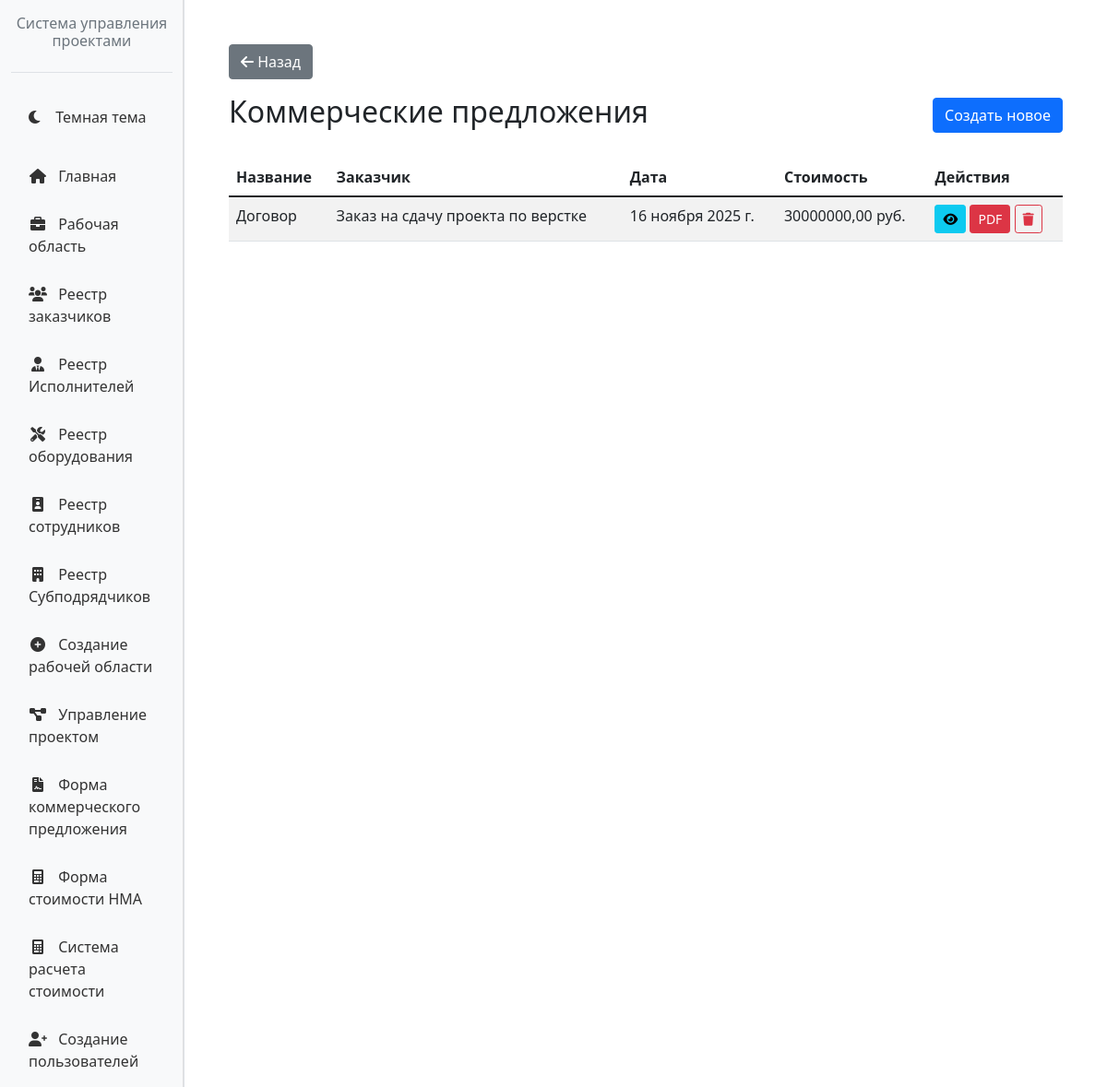
Page /commercial/ on the earlier database version.
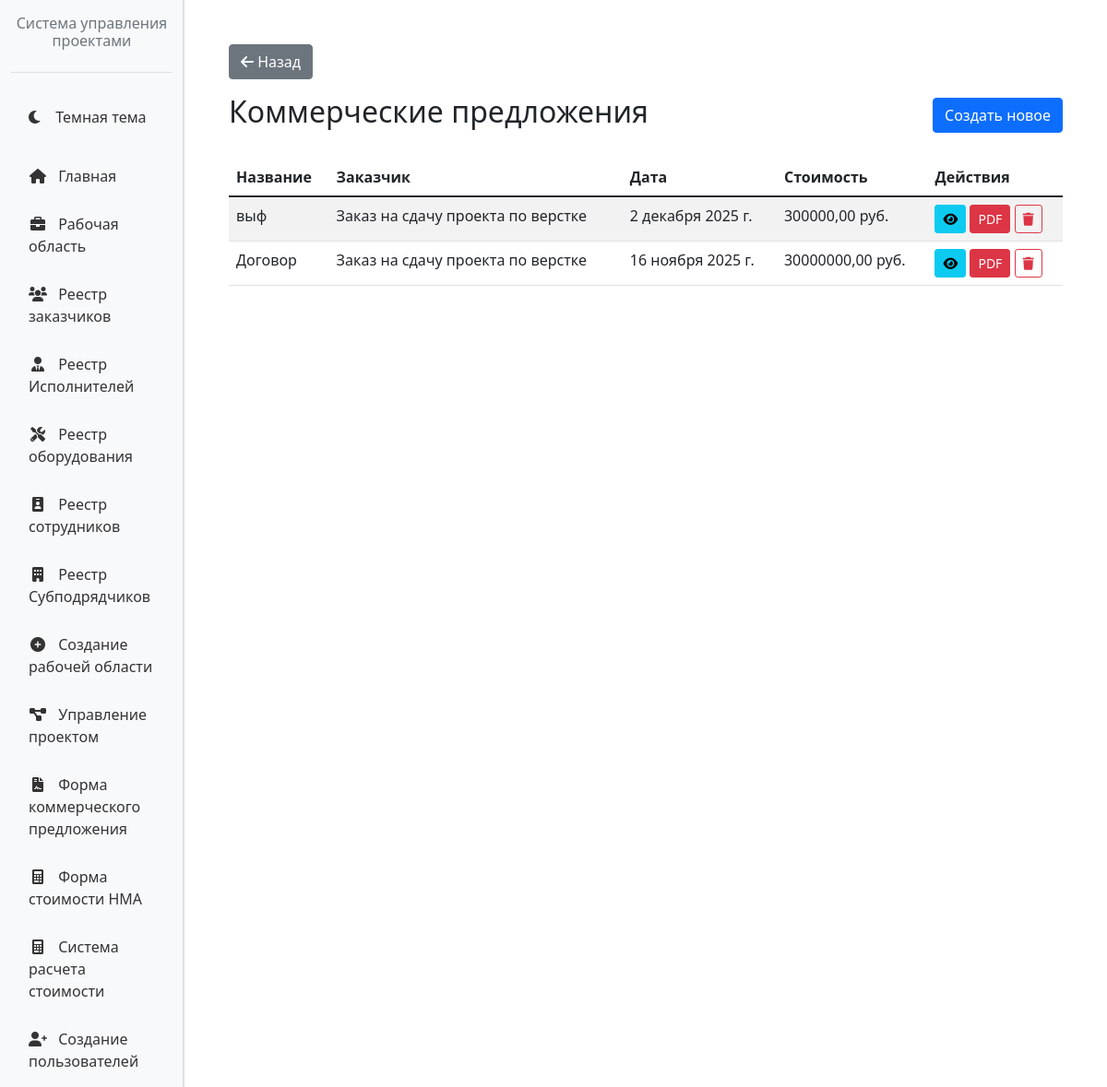
Same page on the later database version.
### commercial_proposal/models.py (models this page shows, shortened)
class CommercialProposal(models.Model):
    title = models.CharField(max_length=200, verbose_name="Название документа")
    customer = models.ForeignKey(Customer, on_delete=models.CASCADE, verbose_name="Заказчик")
    creation_date = models.DateField(auto_now_add=True, verbose_name="Дата формирования")
    technical_spec = models.TextField(verbose_name="Техническое задание")
    total_cost = models.DecimalField(max_digits=12, decimal_places=2, verbose_name="Итоговая стоимость")
    manager_position = models.CharField(max_length=100, verbose_name="Должность руководителя")
    manager_name = models.CharField(max_length=100, verbose_name="ФИО руководителя")
    manager_email = models.EmailField(verbose_name="Email руководителя")
    class Meta:
        verbose_name = "Коммерческое предложение"
        verbose_name_plural = "Коммерческие предложения"

### customers/models.py (models this page shows, shortened)
class Customer(models.Model):
    CUSTOMER_TYPES = (
        ('individual', 'Физическое лицо'),
        ('entrepreneur', 'Индивидуальный предприниматель'),
        ('legal', 'Юридическое лицо'),
    )
    inn = models.CharField('ИНН', max_length=12, unique=True)
    customer_type = models.CharField(
        'Тип Заказчика',
        max_length=20,
        choices=CUSTOMER_TYPES
    )
    name = models.CharField(
        'Название',
        max_length=255,
        blank=True,
        null=True
    )
    full_name = models.CharField('ФИО', max_length=255)
    email = models.EmailField('Контактный e-mail')
    phone = models.CharField('Контактный номер телефона', max_length=20)
    created_at = models.DateTimeField('Дата создания', auto_now_add=True)
    updated_at = models.DateTimeField('Дата обновления', auto_now=True)
    class Meta:
        verbose_name = 'Заказчик'
        verbose_name_plural = 'Заказчики'
        ordering = ['-created_at']

### commercial_proposal/views.py (the view)
# urls.py: path('', views.proposal_list, name='proposal_list'),  # корневой путь /commercial/
def proposal_list(request):
    proposals = CommercialProposal.objects.all().order_by('-creation_date')
    return render(request, 'commercial_proposal/list.html', {'proposals': proposals})

### commercial_proposal/templates/commercial_proposal/list.html
{% extends 'base_with_sidebar.html' %}
{% load static %}
{% block main_content %}
<div class="container mt-4">
    <div class="row mb-3">
        <div class="col-md-12">
            <a href="http://127.0.0.1:8000/home/" class="btn btn-secondary">
                <i class="fas fa-arrow-left"></i> Назад
            </a>
        </div>
    </div>
    <div class="d-flex justify-content-between align-items-center mb-4">
        <h2>Коммерческие предложения</h2>
        <a href="{% url 'commercial_proposal:create_proposal' %}" class="btn btn-primary">Создать новое</a>
    </div>
    {% if proposals %}
    <div class="table-responsive">
        <table class="table table-striped">
            <thead>
                <tr>
                    <th>Название</th>
                    <th>Заказчик</th>
                    <th>Дата</th>
                    <th>Стоимость</th>
                    <th>Действия</th>
                </tr>
            </thead>
            <tbody>
                {% for proposal in proposals %}
                <tr>
                    <td>{{ proposal.title }}</td>
                    <td>{{ proposal.customer.name }}</td>
                    <td>{{ proposal.creation_date }}</td>
                    <td>{{ proposal.total_cost }} руб.</td>
                    <td>
                        <a href="{% url 'commercial_proposal:proposal_detail' proposal.pk %}" class="btn btn-sm btn-info">
                            <i class="fas fa-eye"></i>
                        </a>
                        <a href="{% url 'commercial_proposal:download_pdf' proposal.pk %}" class="btn btn-sm btn-danger">PDF</a>
                        <a href="{% url 'commercial_proposal:delete_proposal' proposal.pk %}" class="btn btn-sm btn-outline-danger">
                            <i class="fas fa-trash"></i>
                        </a>
                    </td>
                </tr>
                {% endfor %}
            </tbody>
        </table>
    </div>
    {% else %}
    <div class="alert alert-info">
        Нет созданных коммерческих предложений. <a href="{% url 'commercial_proposal:create_proposal' %}">Создайте первое!</a>
    </div>
    {% endif %}
</div>
{% endblock %}

Differences in the rows shown:
added CommercialProposal: title "выф", customer.name "Заказ на сдачу проекта по верстке", creation_date "2 декабря 2025 г.", total_cost "300000,00"
